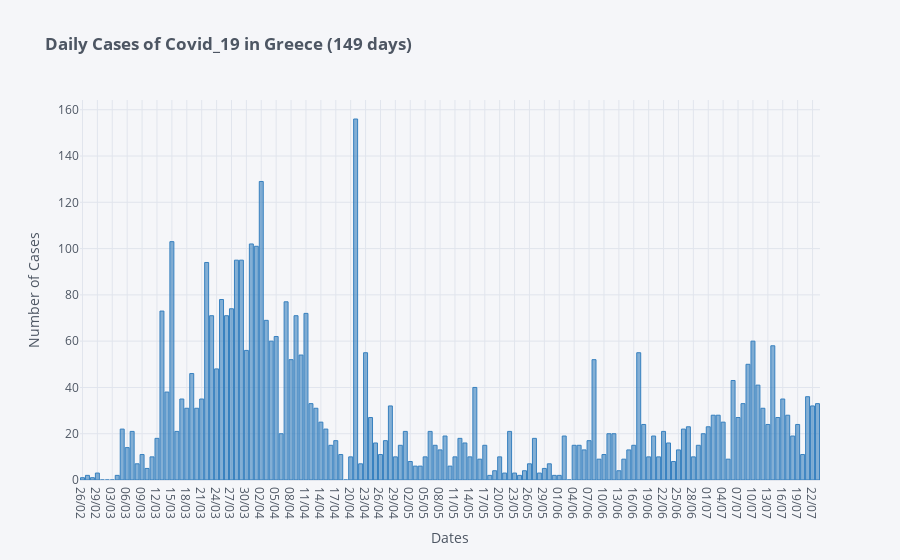

Notebook code cell kept with this figure:
### Markdown cell above
## Daily Cases

### Code cell
df['Daily Cases'].iplot(kind='bar', color='blue',
                        xTitle='Dates', yTitle='Number of Cases',
                        title='<b>Daily Cases of Covid_19 in Greece ('+str(len(df['Total Cases']))+' days)</b>')

### Figure 1 — Plotly figure (JSON) as saved in the notebook; plotly's stock layout.template omitted (floating-point values rounded to 4 significant figures; data arrays with more than 128 entries replaced by an {"elided": "..."} marker saying what was removed)
{"data": [{"marker": {"color": "rgba(55, 128, 191, 0.6)", "line": {"color": "rgba(55, 128, 191, 1.0)", "width": 1}}, "name": "Daily Cases", "orientation": "v", "text": "", "type": "bar", "x": {"elided": "149 str values"}, "y": {"elided": "149 int values"}}], "layout": {"legend": {"bgcolor": "#F5F6F9", "font": {"color": "#4D5663"}}, "paper_bgcolor": "#F5F6F9", "plot_bgcolor": "#F5F6F9", "title": {"font": {"color": "#4D5663"}, "text": "<b>Daily Cases of Covid_19 in Greece (149 days)</b>"}, "xaxis": {"gridcolor": "#E1E5ED", "showgrid": true, "tickfont": {"color": "#4D5663"}, "title": {"font": {"color": "#4D5663"}, "text": "Dates"}, "zerolinecolor": "#E1E5ED"}, "yaxis": {"gridcolor": "#E1E5ED", "showgrid": true, "tickfont": {"color": "#4D5663"}, "title": {"font": {"color": "#4D5663"}, "text": "Number of Cases"}, "zerolinecolor": "#E1E5ED"}}}
